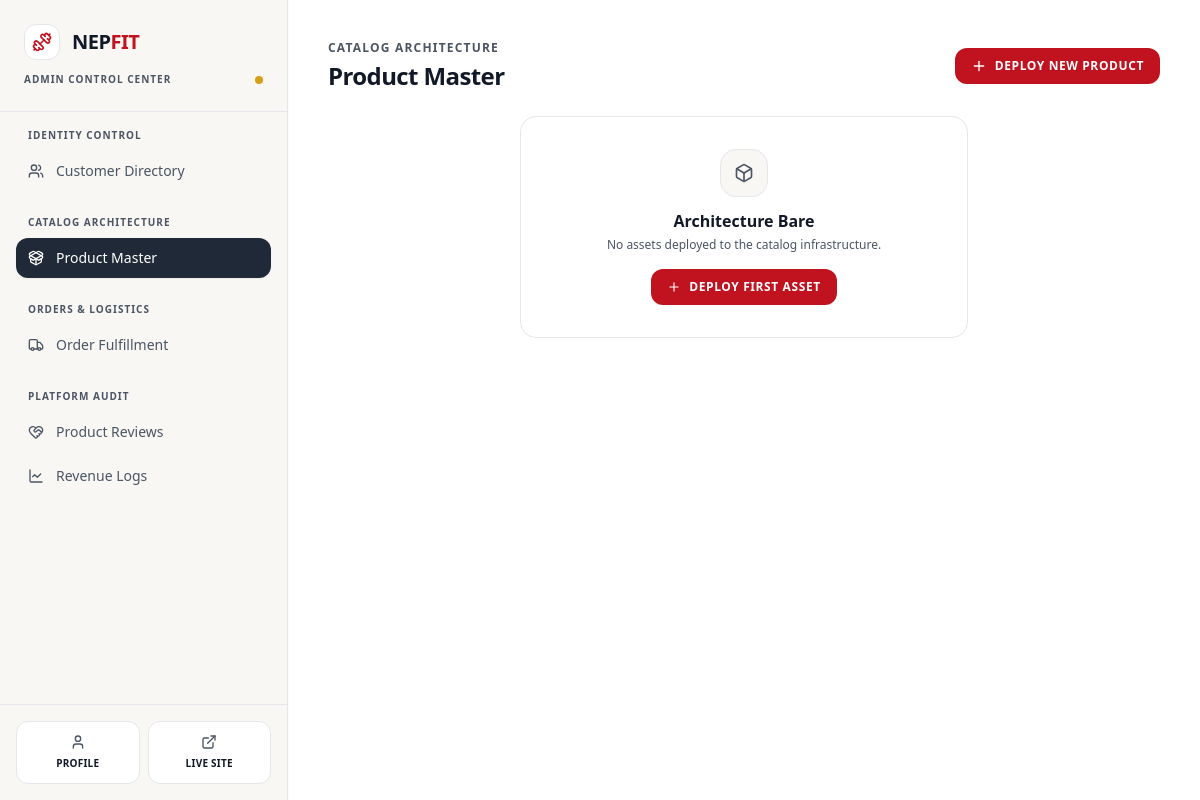
/dashboard/admin/?section=product-management (signed in), run on an earlier commit of the app's database.
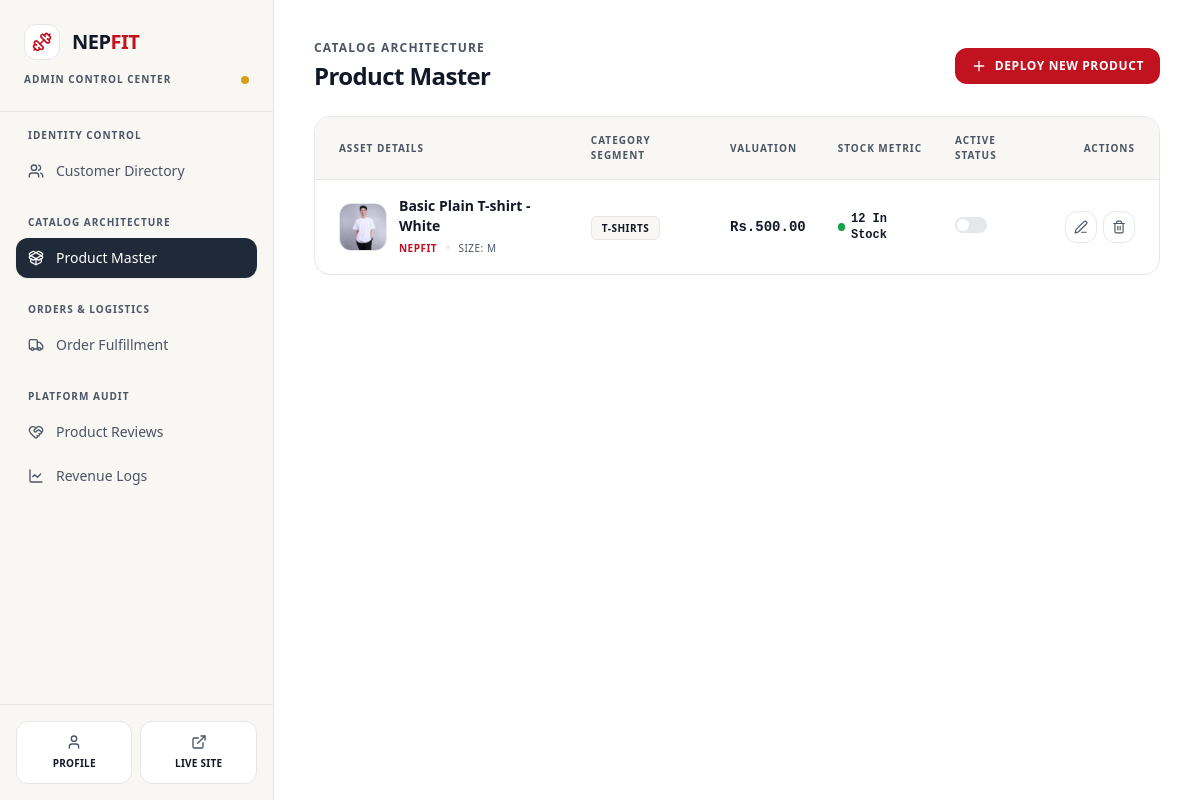
And on a later commit of the database.
### nf_app/models.py (models this page shows, shortened)
class Product(models.Model):
    class Category(models.TextChoices):
        SHIRTS = 'shirts', 'Shirts'
        T_SHIRTS = 't_shirts', 'T-Shirts'
        PANTS = 'pants', 'Pants'
        HOODIES = 'hoodies', 'Hoodies'
        JACKETS = 'jackets', 'Jackets'
        SWEATSHIRTS = 'sweatshirts', 'Sweatshirts'
        JOGGERS = 'joggers', 'Joggers'
        SHORTS = 'shorts', 'Shorts'
    class Size(models.TextChoices):
        SMALL = 'S', 'Small'
        MEDIUM = 'M', 'Medium'
        LARGE = 'L', 'Large'
        XLARGE = 'XL', 'Extra Large'
        XXLARGE = 'XXL', 'Double Extra Large'
    name = models.CharField(max_length=255)
    brand = models.CharField(max_length=100, default='NepFit', help_text="Brand name (e.g., NepFit)")
    category = models.CharField(max_length=30, choices=Category.choices)
    size = models.CharField(max_length=10, choices=Size.choices, default=Size.MEDIUM, help_text="Default size for this product")
    description = models.TextField(help_text="Product details, fabric materials, and sizing guide.")
    price = models.DecimalField(max_digits=10, decimal_places=2)
    stock = models.PositiveIntegerField(default=10)
    product_image = models.ImageField(upload_to='images/products/')
    is_active = models.BooleanField(default=True)
    created_at = models.DateTimeField(auto_now_add=True)

### nf_app/views/dashboard.py (the view)
# urls.py: path('dashboard/admin/', admin_dashboard_view, name='admin_dashboard'),
@login_required
def admin_dashboard_view(request):
    if not request.user.is_staff:
        messages.error(request, "You are not authorized to access the admin dashboard.")
        return redirect('home')
    section = request.GET.get('section', 'customer-management')
    context = {
        'section': section,
    }
    if section == 'customer-management':
        context['customers'] = User.objects.filter(is_staff=False).order_by('-date_joined')
    elif section == 'product-management':
        context['products'] = Product.objects.all().order_by('-created_at')
    elif section == 'order-fulfillment':
        context['orders'] = None
    elif section == 'product-reviews':
        context['reviews'] = None
    elif section == 'revenue_logs':
        context['revenue_logs'] = None
    return render(request, 'dashboard/admin_dashboard.html', context)

### nf_app/templates/dashboard/admin_dashboard.html (shortened to what the changed rows need)
<!DOCTYPE html>
<html lang="en">
<head>
    {% load static %}
    <link href="{% static 'css/styles.css' %}" rel="stylesheet" />
</head>
<body class="bg-[#FFFFFF] flex min-h-screen overflow-hidden text-[#111827] font-sans">
    <aside class="w-72 bg-[#F8F7F4] flex flex-col shadow-sm relative z-30 border-r border-[#E5E7EB]">
        <div class="p-6 border-b border-[#E5E7EB]">
            <div class="flex items-center gap-3">
                <h1 class="text-xl font-extrabold tracking-tight text-[#111827]">
                    NEP<span class="text-[#C1121F] font-black">FIT</span>
                </h1>
            </div>
        </div>
    </aside>
    <main class="flex-grow flex flex-col h-screen overflow-y-auto bg-[#FFFFFF] p-6 lg:p-10">
        <div class="max-w-7xl w-full mx-auto">
            {% if section == 'customer-management' or not section %}
                {% include 'dashboard/admin/_customer_management.html' %}
            {% elif section == 'product-management' %}
                {% include 'dashboard/admin/_product_management.html' %}
            {% elif section == 'order-fulfillment' %}
                {% include 'dashboard/admin/_order_fulfillment.html' %}
            {% elif section == 'product-reviews' %}
                {% include 'dashboard/admin/_product_reviews.html' %}
            {% elif section == 'revenue-logs' %}
                {% include 'dashboard/admin/_revenue_logs.html' %}
            {% endif %}
        </div>
    </main>
</body>
</html>

### nf_app/templates/dashboard/admin/_product_management.html (shortened to what the changed rows need)
<div class="space-y-6">
    <div class="flex flex-col sm:flex-row sm:items-center justify-between gap-4">
        <div>
            <h2 class="text-xs font-bold uppercase tracking-widest text-[#4B5563] mb-1">Catalog Architecture</h2>
            <h1 class="text-2xl font-extrabold text-[#111827] tracking-tight">Product Master</h1>
        </div>
    </div>
    {% if products %}
    <div class="bg-white border border-[#E5E7EB] rounded-2xl shadow-xs overflow-hidden">
        <div class="overflow-x-auto">
            <table class="w-full text-left border-collapse">
                <thead>
                    <tr class="border-b border-[#E5E7EB] text-[10px] font-bold uppercase tracking-widest text-[#4B5563] bg-[#F8F7F4]">
                        <th class="p-4 pl-6">Asset Details</th>
                        <th class="p-4">Category Segment</th>
                        <th class="p-4">Valuation</th>
                        <th class="p-4">Stock Metric</th>
                        <th class="p-4">Active Status</th>
                        <th class="p-4 pr-6 text-right">Actions</th>
                    </tr>
                </thead>
                <tbody class="divide-y divide-[#E5E7EB] text-sm text-[#111827]">
                    {% for product in products %}
                        <tr class="hover:bg-[#F8F7F4]/60 transition-colors">
                            <td class="p-4 pl-6 flex items-center gap-3">
                                <div class="w-12 h-12 rounded-xl bg-[#F8F7F4] border border-[#E5E7EB] overflow-hidden flex items-center justify-center text-[#4B5563] shrink-0">
                                    {% if product.product_image %}
                                        <img src="{{ product.product_image.url }}" alt="{{ product.name }}" class="w-full h-full object-cover">
                                    {% else %}
                                        <i data-lucide="image" class="w-5 h-5 text-[#4B5563]"></i>
                                    {% endif %}
                                </div>
                                <div>
                                    <span class="text-[#111827] block font-bold text-sm">{{ product.name }}</span>
                                    <div class="flex items-center gap-2 mt-0.5">
                                        <span class="text-[10px] font-bold text-[#C1121F] uppercase tracking-wider">{{ product.brand }}</span>
                                        <span class="text-[#E5E7EB]">•</span>
                                        <span class="text-[10px] text-[#4B5563] font-medium uppercase tracking-wider">SIZE: {{ product.size }}</span>
                                    </div>
                                </div>
                            </td>
                            <td class="p-4">
                                <span class="bg-[#F8F7F4] text-[#111827] border border-[#E5E7EB] text-[10px] font-bold uppercase tracking-wider px-2.5 py-1 rounded-md">
                                    {{ product.get_category_display }}
                                </span>
                            </td>
                            <td class="p-4 font-mono text-sm font-black text-[#111827]">Rs.{{ product.price|floatformat:2 }}</td>
                            <td class="p-4">
                                <div class="flex items-center gap-1.5 text-xs">
                                    <span class="w-2 h-2 rounded-full {% if product.stock > 0 %}bg-[#16A34A]{% else %}bg-[#B91C1C]{% endif %}"></span>
                                    <span class="font-mono text-xs font-bold {% if product.stock > 0 %}text-[#111827]{% else %}text-[#B91C1C]{% endif %}">
                                        {% if product.stock > 0 %}
                                            {{ product.stock }} In Stock
                                        {% else %}
                                            Out of Stock
                                        {% endif %}
                                    </span>
                                </div>
                            </td>
                            <td class="p-4">
                                <label class="relative inline-flex items-center cursor-pointer select-none" title="Toggle Active Status">
                                    <div class="w-8 h-4 bg-[#E5E7EB] peer-focus:outline-none rounded-full peer peer-checked:after:translate-x-full peer-checked:after:border-white after:content-[''] after:absolute after:top-[2px] after:left-[2px] after:bg-white after:rounded-full after:h-3 after:w-3 after:transition-all peer-checked:bg-[#C1121F]"></div>
                                </label>
                            </td>
                            <td class="p-4 pr-6 text-right">
                                <div class="flex items-center justify-end gap-1.5">
                                    <a href="/products/edit/{{ product.id }}/" class="p-2 bg-white hover:bg-[#1F2937] text-[#4B5563] hover:text-white rounded-xl border border-[#E5E7EB] transition-colors shadow-xs" title="Edit Product">
                                        <i data-lucide="edit-3" class="w-3.5 h-3.5"></i>
                                    </a>
                                    <a href="/products/delete/{{ product.id }}/" class="p-2 bg-white hover:bg-[#B91C1C] text-[#4B5563] hover:text-white rounded-xl border border-[#E5E7EB] hover:border-[#B91C1C] transition-colors shadow-xs" title="Delete Product">
                                        <i data-lucide="trash-2" class="w-3.5 h-3.5"></i>
                                    </a>
                                </div>
                            </td>
                        </tr>
                    {% endfor %}
                </tbody>
            </table>
        </div>
    </div>
    {% else %}
    <div class="bg-white border border-[#E5E7EB] text-[#4B5563] p-8 rounded-2xl text-center shadow-xs max-w-md mx-auto my-12">
        <div class="w-12 h-12 rounded-2xl bg-[#F8F7F4] border border-[#E5E7EB] flex items-center justify-center mx-auto text-[#4B5563] mb-3">
            <i data-lucide="box" class="w-5 h-5"></i>
        </div>
        <h3 class="text-[#111827] font-bold mb-1">Architecture Bare</h3>
        <p class="text-xs text-[#4B5563] mb-4">No assets deployed to the catalog infrastructure.</p>
        <a href="/products/add/" class="inline-flex items-center gap-2 bg-[#C1121F] hover:bg-[#9B0D18] text-white text-xs font-bold uppercase tracking-wider px-4 py-2.5 rounded-xl transition-colors shadow-xs">
            <i data-lucide="plus" class="w-3.5 h-3.5"></i>
            Deploy First Asset
        </a>
    </div>
    {% endif %}
</div>

What changed in the data, as far as the page shows it:
added Product: product_image (picture), name "Basic Plain T-shirt - White", brand "NEPFIT", size "M", category "T-SHIRTS", price "500.00", stock "12"
Also different on the page:
text no longer shown: "Architecture Bare No assets deployed to the catalog infrastructure. DEPLOY FIRST ASSET"
text now shown: "ASSET DETAILS CATEGORY SEGMENT VALUATION STOCK METRIC ACTIVE STATUS ACTIONS"
